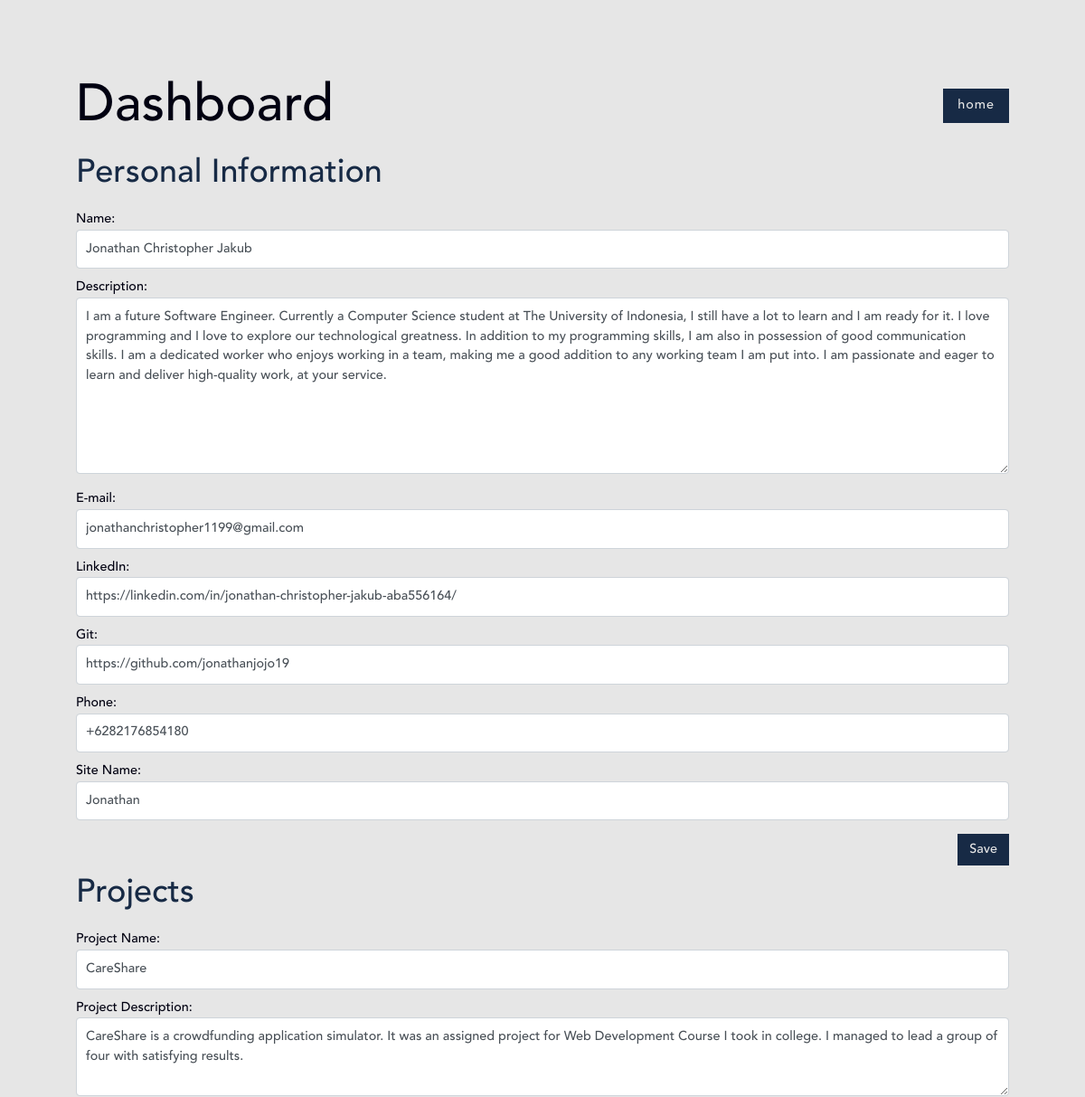
/edit/ (upper part), run on an earlier commit of the app's database.
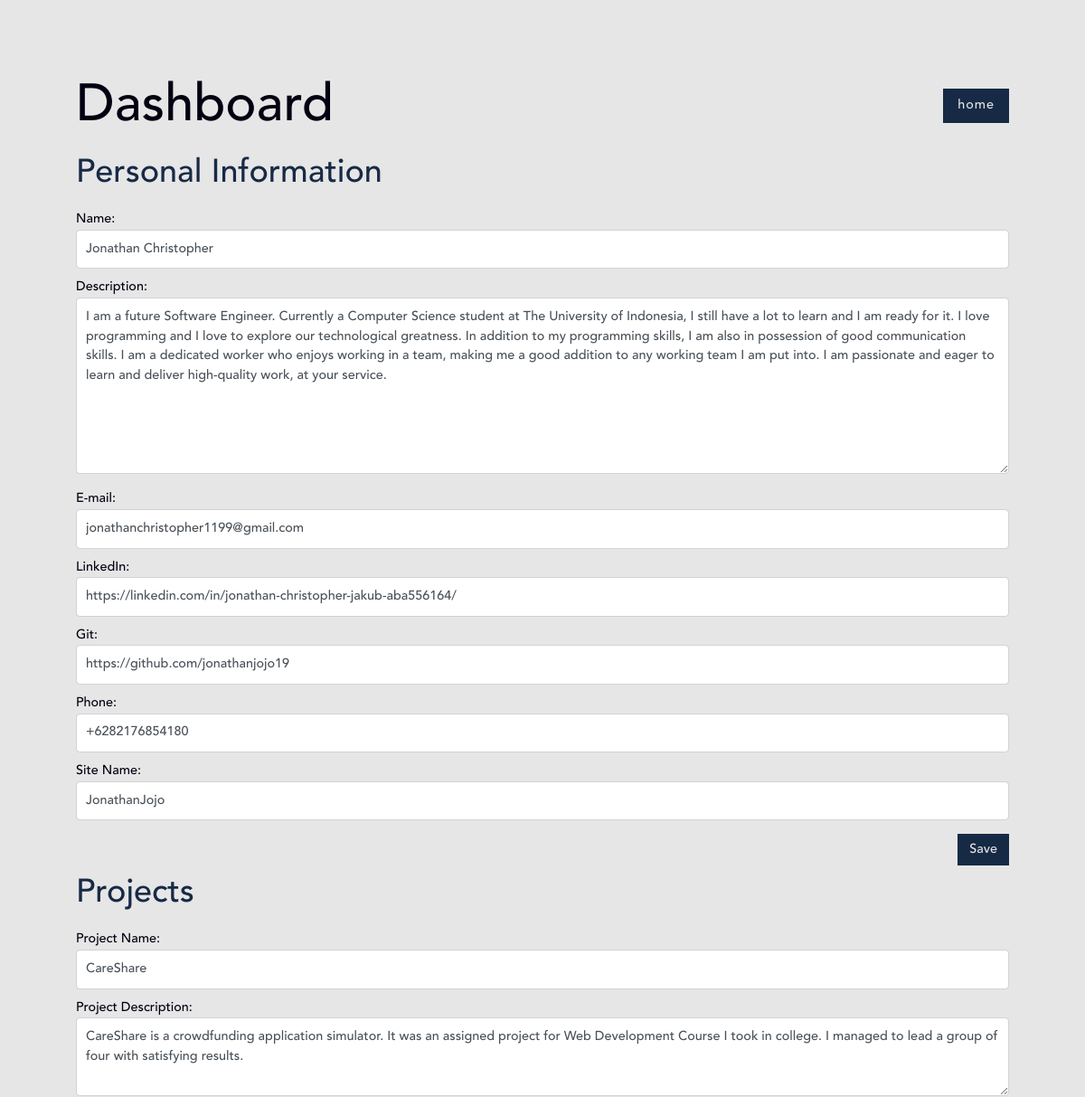
And on a later commit of the database.
### information/models.py (models this page shows, shortened)
class PersonalInfo(models.Model):
    name = models.CharField(max_length=100)
    description = models.CharField(max_length=1000)
    email = models.EmailField(max_length=100)
    linkedin = models.URLField(max_length=100)
    git = models.URLField(max_length=100)
    phone_regex = RegexValidator(regex=r'^\+?1?\d{9,15}$', message="Phone number must be entered in the format: '+999999999'. Up to 15 digits allowed.")
    phone_number = models.CharField(validators=[phone_regex], max_length=17, blank=True)
    title = models.CharField(max_length=20)
    class Meta:
        verbose_name_plural = "PersonalInfo"

### cms/views.py (the view)
# urls.py: path('', views.dashboard, name="dashboard"),
def dashboard(request):
    personal_info = PersonalInfo.objects.all().first()
    projects = Project.objects.all()
    return render(request, 'cms/dashboard.html', {
        "projects" : projects,
        "info" : personal_info,
        "info_form" : PersonalInfoForm(instance=personal_info),
        "project_form" : ProjectModelFormSet()
    })

### cms/templates/cms/dashboard.html (shortened to what this page needs)
{% load static from staticfiles %}
<!DOCTYPE html>
<html lang="en">
<head>
    <link rel="stylesheet" href="https://stackpath.bootstrapcdn.com/bootstrap/4.1.3/css/bootstrap.min.css">
    <link rel="stylesheet" href="{% static 'styles/globalStyles.css' %}" >
    <link rel="stylesheet" href="{% static 'styles/dashboardStyles.css' %}" >
</head>
<body>
    <div class="container-large full-height d-flex light-bg light-grey-text">
        <div class="dark-blue-text w-100">
            <div id="information" class="d-flex flex-row justify-content-between">
                <div>
                    <h1>Dashboard</h1>
                </div>
                <div>
                    <div class="btn-lg mode draw blue-bg">
                        <a href="{% url 'portfolio:index' %}"><span class="light-grey-text spaced">home</span></a>
                    </div>
                </div>
            </div>
            <div>
                <h2 class="medium-blue-text section-title">Personal Information</h2>
                <form class="site-form" action="" method="PUT" id="info-form">
                    {{ info_form }}
                    <div class="d-flex flex-row-reverse">
                        <button id="submit-button" class="btn mode draw blue-bg commit" onclick="updateInfo()">
                            <span class="light-grey-text">Save</span>
                        </button>
                    </div>
                </form>
            </div>
            <div id="projects">
                <h2 class="medium-blue-text section-title">Projects</h2>
                {% for form in project_form %}
                    {% if not forloop.last %}
                        <div id="project-{{ form.instance.id }}">
                            <form class="site-form" action="" method="PUT" id="project-form-{{ form.instance.id }}">
                                {{ form }}
                            </form>
                        </div>
                    {% endif %}
                {% endfor %}
            </div>
        </div>
    </div>
</body>
</html>

What changed in the data, as far as the page shows it:
changed PersonalInfo "jonathanchristopher1199@gmail.com": name "Jonathan Christopher Jakub" → "Jonathan Christopher"; title "Jonathan" → "JonathanJojo"
